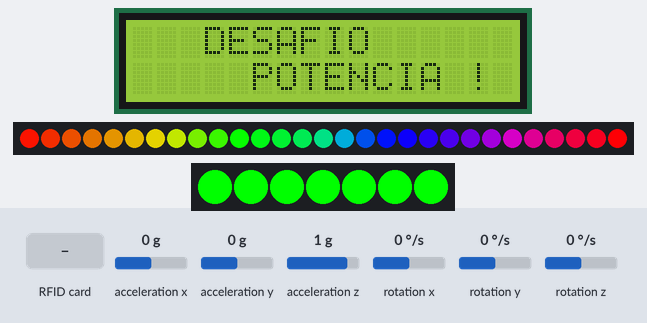
A sketch run on a simulated ESP32. Shown: 16×2 character LCD, 29 RGB LEDs in strip order, left to right, 7 RGB LEDs in strip order, left to right. The inputs (shaded band) are chosen by the test bench; at power-on: acceleration x 0 g, acceleration y 0 g, acceleration z 1 g, rotation x 0 °/s, rotation y 0 °/s, rotation z 0 °/s. Colours are those a GRB WS2812 strip shows for the declared byte order; what the sketch prints to the serial monitor is not drawn.

Above: at 2.6 s.
2.7 s: RFID card 5E 7A 19 C4 held to the reader
At 2.94 s:
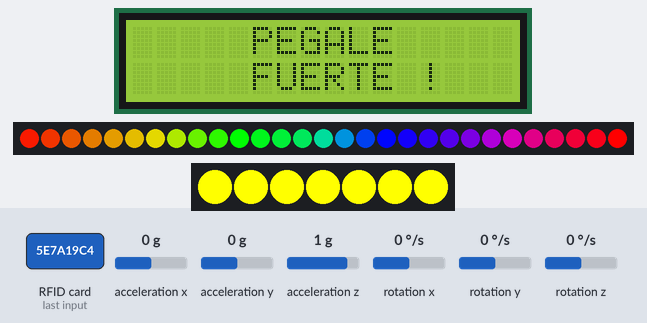
At 4.2 s:
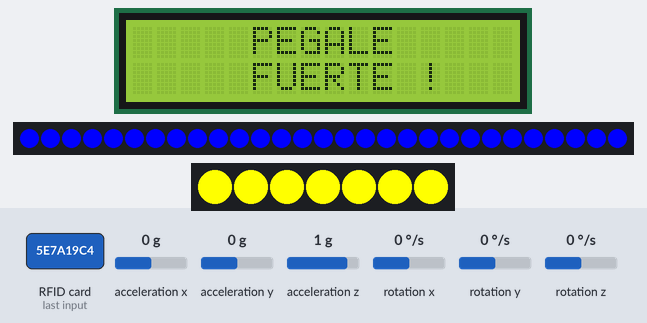
Timing chart, 0 to 5.7 s (numbered marks = the images above; inputs shaded):
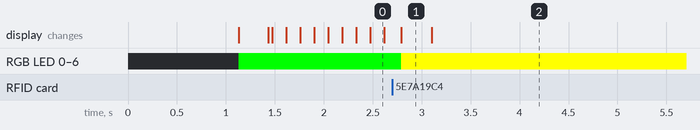

Measured:
- after the input at 2.7 s, the display: changes after 0.09 s (image 1)

The sketch:

potencia_pelotazo_r32.ino
```cpp
#include <Wire.h>
#include <MPU6050.h>
#include <FastLED.h>
#include <LiquidCrystal_I2C.h>
#include <SPI.h>
#include <MFRC522.h>

#define NUM_LEDS 29
#define NUM_LEDS_TOTEM 7

#define LED_PIN 25  //7
#define LED_PIN_TOTEM 26


LiquidCrystal_I2C lcd(0x27, 16, 2);

/*
byte bloqueLleno[8] = {
  B11111,
  B11111,
  B11111,
  B11111,
  B11111,
  B11111,
  B11111,
  B11111
};*/

#define SS_PIN 5
#define RST_PIN 13

MFRC522 rfid(SS_PIN, RST_PIN);

MFRC522::MIFARE_Key key;

byte nuidPICC[4];

String cardID = "";

CRGB leds[NUM_LEDS];
CRGB totem[NUM_LEDS_TOTEM];


MPU6050 mpu(0x68);

float umbralImpacto = 1.5;  // Ajustá esto para cambiar sensibilidad (en g)
float baseAccZ = 0;
long gameStarted;
bool game = false;
int anterior;

void setup() {
  Serial.begin(115200);
  Wire.begin(21, 22);  // SDA = GPIO21, SCL = GPIO22 en ESP32
  FastLED.addLeds<WS2811, LED_PIN, BRG>(leds, NUM_LEDS).setCorrection(TypicalLEDStrip);

  FastLED.addLeds<WS2812, LED_PIN_TOTEM, BRG>(totem, NUM_LEDS_TOTEM).setCorrection(TypicalLEDStrip);

  SPI.begin();      // Init SPI bus
  rfid.PCD_Init();  // Init
  lcd.init();

  //lcd.createChar(0, bloqueLleno);

  for (int row = 0; row < 2; row++) {
    lcd.setCursor(5, row);  // columna 5, fila 0 y 1
    for (int col = 0; col < 4; col++) {
      lcd.write(byte(0));  // imprimir bloque lleno
    }
  }

  mpu.initialize();

  if (!mpu.testConnection()) {
    Serial.println("Error de conexión con el MPU6050. Revisá las conexiones.");
    while (true)
      ;
  }

  // Configurar a ±16g
  mpu.setFullScaleAccelRange(MPU6050_ACCEL_FS_16);

  // Mostrar rango seteado
  uint8_t rango = mpu.getFullScaleAccelRange();
  Serial.print("Rango configurado: ±");
  Serial.print(2 << rango);  // 2, 4, 8, 16
  Serial.println("g");

  // Estimar aceleración en reposo
  delay(1000);
  baseAccZ = leerAccZg();
  Serial.print("Base Z en reposo (g): ");
  Serial.println(baseAccZ);

  Serial.println("Sensor listo.");

  lcd.backlight();
  lcd.clear();

  setGreen();
  encenderLedsRojo(29);  // Modo espera
}

int data;
int prom = 0;
int estado = 0;

void loop() {
  //espera();

  //fill_rainbow(totem, NUM_LEDS_TOTEM, millis() / 10);
  //FastLED.show();
  //delay(20);

  if (millis() - gameStarted > 60000 && game == true) {
    setRed();
    estado = 4;
  }

  switch (estado) {
    case 0:
      lcd.setCursor(3, 0);
      lcd.print("DESAFIO");
      lcd.setCursor(5, 1);
      lcd.print("POTENCIA !");
      stby_led();
      if (rfid.PICC_IsNewCardPresent()) {
        //Serial.println("Tarjeta detectada.");
        game = true;
        gameStarted = millis();
        lcd.clear();
        lcd.setCursor(0, 0);
        lcd.print("     PEGALE");
        lcd.setCursor(0, 1);
        lcd.print("     FUERTE !");
        setYellow();
        detect();
        anterior = millis();
        data = -1;
        estado = 1;
      }
      break;

    case 1:

      data = detect();
      if (millis() - anterior > 900) {
        if (data != -1) {

          prom += data;
          Serial.println(data);

          estado = 2;
        }
      }

      break;

    case 2:
      data = detect();
      if (data != -1) {

        prom += data;

        estado = 3;
      }
      break;

    case 3:
      data = detect();
      if (data != -1) {

        prom += data;
        setRed();
        estado = 4;
      }
      break;

    case 4:
      prom /= 3;
      Serial.println(prom);
      encenderLedsRojo(29);  // Modo espera
      lcd.clear();
      lcd.setCursor(1, 0);
      lcd.print("Puntos: ");
      lcd.print(prom);
      lcd.print("/16");
      lcd.setCursor(0, 1);
      for (int i = 0; i < prom; i++) {
        lcd.write(byte(255));  // 255 = carácter de bloque lleno (█)
        delay(60);             // Simular animación de carga
      }

      delay(6000);
      game = false;
      lcd.clear();
      prom = 0;
      estado = 0;
      data = -1;
      setGreen();
      //ESP.restart();


      break;
  }
  delay(100);
  //detect();
}

int detect() {
  float pico = detectarImpacto();
  int cantidadLeds = 0;
  int val;

  if (pico > 5) {
    Serial.print("Impacto detectado: ");
    Serial.print(pico);
    Serial.println(" g");

    cantidadLeds = map(pico * 100, 150, 1600, 0, 30);  // 1.5g a 5.0g
    cantidadLeds = constrain(cantidadLeds, 0, 30);

    efectoMartillo(cantidadLeds);
    delay(1500);
    apagarLeds();
    val = pico;

  } else {
    val = -1;
    encenderLedsAzul(29);  // Modo espera
  }

  delay(10);
  return val;
}

float leerAccZg() {
  int16_t ax, ay, az;
  mpu.getAcceleration(&ax, &ay, &az);
  return az / 2048.0;  // Para ±16g => 2048 LSB/g
}

float detectarImpacto() {
  static unsigned long ultimaLectura = 0;

  if (millis() - ultimaLectura < 2000) return -1;

  float maxZ = 0;
  unsigned long t0 = millis();

  while (millis() - t0 < 300) {
    float actualZ = leerAccZg();
    float delta = abs(actualZ - baseAccZ);
    if (delta > maxZ) maxZ = delta;
    delay(5);
  }

  if (maxZ > umbralImpacto) {
    ultimaLectura = millis();
    return maxZ;
  }

  return -1;
}

void efectoMartillo(uint8_t cantidad) {
  fill_solid(leds, NUM_LEDS, CRGB::Black);

  for (uint8_t i = 0; i < cantidad; i++) {
    leds[i] = (i > NUM_LEDS * 0.9) ? CRGB::Red : (i > NUM_LEDS * 0.6) ? CRGB::Yellow
                                                                      : CRGB::Green;
    FastLED.show();
    delay(10);
  }
}

void apagarLeds() {
  fill_solid(leds, NUM_LEDS, CRGB::Black);
  FastLED.show();
}

void encenderLedsAzul(uint8_t cantidad) {
  cantidad = constrain(cantidad, 0, NUM_LEDS);
  fill_solid(leds, NUM_LEDS, CRGB::Black);
  for (uint8_t i = 0; i < cantidad; i++)
    leds[i] = CRGB::Blue;
  FastLED.show();
}

void encenderLedsRojo(uint8_t cantidad) {
  cantidad = constrain(cantidad, 0, NUM_LEDS);
  fill_solid(leds, NUM_LEDS, CRGB::Black);
  for (uint8_t i = 0; i < cantidad; i++) {
    leds[i] = CRGB::Red;
    FastLED.show();
    delay(10);
  }
}

void espera() {
  fill_solid(leds, NUM_LEDS, CRGB::Black);
  for (uint8_t i = 0; i < NUM_LEDS; i++) {
    leds[i] = CRGB::Red;
    delay(10);
  }


  for (uint8_t i = NUM_LEDS; i > 0; i--) {
    leds[i] = CRGB::Black;
    delay(10);
  }

  FastLED.show();
}

void stby_led() {
  static uint8_t desplazamiento = 0;
  static int8_t direccion = 1;
  static unsigned long ultimoTiempo = 0;
  const uint8_t espera = 10;

  unsigned long ahora = millis();
  if (ahora - ultimoTiempo >= espera) {
    ultimoTiempo = ahora;

    for (int i = 0; i < NUM_LEDS; i++) {
      leds[i] = CHSV((i * 256 / NUM_LEDS + desplazamiento) % 256, 255, 255);
    }
    FastLED.show();

    desplazamiento += direccion;
    if (desplazamiento == 255 || desplazamiento == 0) {
      direccion = -direccion;
    }
  }
}

void setGreen() {
  fill_solid(totem, NUM_LEDS_TOTEM, CRGB(0, 0, 255));
  FastLED.show();
}

void setRed() {
  fill_solid(totem, NUM_LEDS_TOTEM, CRGB(255, 0, 0));
  FastLED.show();
}

void setYellow() {
  fill_solid(totem, NUM_LEDS_TOTEM, CRGB(255, 0, 255));
  FastLED.show();
}
```
